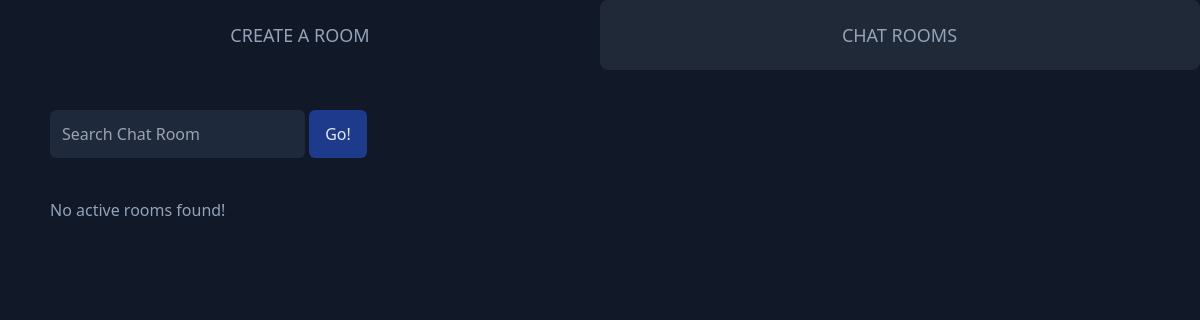
Before: / with the older database file.
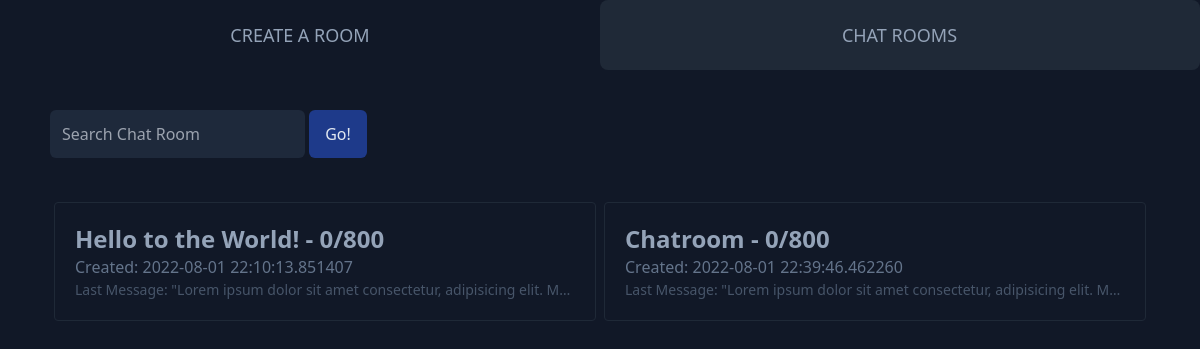
After: the same page with the newer database file.
### app.py (models this page shows, shortened)
class Rooms(db.Model):
    RID = db.Column(db.Integer, primary_key=True)
    name = db.Column(db.String(100), unique=True, nullable=False)
    visibility = db.Column(db.String(20), nullable=False)
    date = db.Column(db.DateTime, nullable=False, default=datetime.utcnow)
    messages = db.Column(db.Integer)

### app.py (the view)
@app.route('/', methods=['GET', 'POST'])
def index():
    public_room = Rooms.query.filter_by(visibility = "public").all()
    return render_template('listrooms.html', rooms = public_room)

### templates/listrooms.html
{% extends 'layouts/layout_land.html' %}
{% block content %}
    <div class = "div2">
        <div class = "flex justify-start flex-wrap py-10">
        <form>
            <input type = "text" placeholder = "Search Chat Room" class = "bg-slate-800 rounded-md p-3 text-slate-400 font-light focus:outline-none ml-[50px]">
            <input type = "submit" value = "Go!" class = "bg-blue-900 rounded-md text-slate-200 p-4 py-3">
        </form>
        </div>
        <div class = "flex flex-wrap mx-[50px]">
      {% if rooms|length < 1 %}
        <h4 class = "text-center text-slate-400">No active rooms found!</h4>
      {% else %}
            {% for room in rooms %}
            <div class = "border border-gray-800 w-[calc(50%-8px)] m-1 rounded p-5 overflow-hidden hover:bg-gray-800 transition">
                <a href = {{url_for('roomview', RID = room.RID, name = room.name)}}>
                    <h2 class = "text-slate-400 text-2xl cursor-pointer font-semibold truncate hover:underline">
                        {{room.name}} - {{room.messages}}/800
                    </h2>
                </a>
                <p class = "text-slate-500">Created: {{room.date}}</p>
                <p class = "text-slate-600 text-[14px] font-normal truncate">Last Message: "Lorem ipsum dolor sit amet consectetur, adipisicing elit. Molestiae eum consequatur animi nobis architecto, consectetur distinctio omnis eveniet totam, temporibus accusantium, aliquid assumenda officia quaerat! Expedita sit odit repellendus iste."</p>
            </div>
            {% endfor %}
        </div>
      {% endif %}
    </div>
{% endblock %}

### templates/layouts/layout_land.html (shortened to what this page needs)
<!DOCTYPE html>
<html lang="en">
<head>
    <link rel="stylesheet" href="{{url_for('static',filename='dist/css/output.css')}}">
</head>
<body class = "bg-gray-900">
    <div class = "flex flex-wrap w-full">
        <a href="/createroom" class = "bg-inherit w-6/12 rounded-lg text-center text-slate-400 text-lg py-5 font-extralight border border-transparent">
            CREATE A ROOM
        </a>
        <a href="/" class = "bg-gray-800 w-6/12 rounded-lg text-center border-l-0 text-slate-400 text-lg py-5 font-extralight border border-transparent">
            CHAT ROOMS
        </a>
    </div>
    {% block content %}
    {% endblock %}
</body>
</html>

Changed rows visible on the page:
added Rooms: name "Hello to the World!", messages "0", date "2022-08-01 22:10:13.851407"
added Rooms: name "Chatroom", messages "0", date "2022-08-01 22:39:46.462260"
Other visible differences:
text no longer shown: "No active rooms found!"
